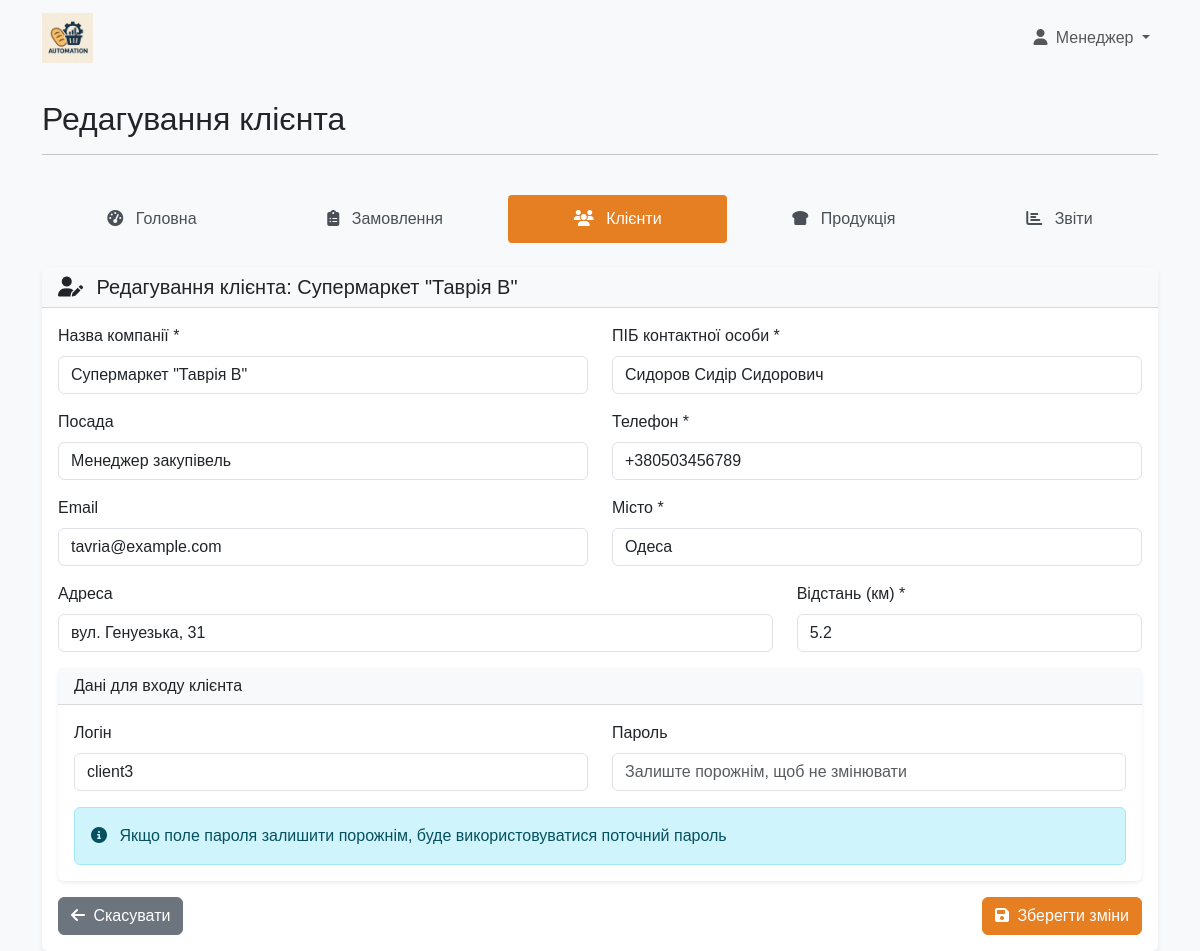
Screenshot of /modules/manager/client_edit.php?id=3 (signed in) with the database file from the repository.
### tables this page shows
CREATE TABLE IF NOT EXISTS `polzovateli` (
  `id` int(11) NOT NULL AUTO_INCREMENT,
  `login` varchar(50) NOT NULL,
  `password` varchar(255) NOT NULL,
  `name` varchar(100) DEFAULT NULL,
  PRIMARY KEY (`id`),
  UNIQUE KEY `login` (`login`)
);

CREATE TABLE IF NOT EXISTS `klientu` (
  `id` int(11) NOT NULL AUTO_INCREMENT,
  `name` varchar(100) NOT NULL,
  `fio` varchar(100) NOT NULL,
  `dolj` varchar(100) DEFAULT NULL,
  `tel` varchar(20) DEFAULT NULL,
  `mail` varchar(100) DEFAULT NULL,
  `city` varchar(100) DEFAULT NULL,
  `adres` varchar(255) DEFAULT NULL,
  `rast` float DEFAULT NULL,
  `login` varchar(50) DEFAULT NULL,
  `password` varchar(255) DEFAULT NULL,
  PRIMARY KEY (`id`)
);

### includes/auth.php (called while the page is built, shortened)
<?php
function isUserLoggedIn() {
    return isset($_SESSION['id']) && !empty($_SESSION['id']);
}
function getUserRole() {
    $userId = $_SESSION['id'];
    switch ($userId) {
        case 1:
            return 'manager';
    }
}
function getUserType() {
    return isset($_SESSION['user_type']) ? $_SESSION['user_type'] : null;
}

### modules/manager/client_edit.php (the view, shortened to what this page needs)
<?php
$pageTitle = 'Редагування клієнта';
require_once '../../includes/auth.php';
$connection = connectDatabase();
$clientId = isset($_GET['id']) ? intval($_GET['id']) : 0;
if ($clientId <= 0) {
    $error = 'Не вказано ID клієнта';
} else {
    $clientQuery = "SELECT * FROM klientu WHERE id = ?";
    $stmt = mysqli_prepare($connection, $clientQuery);
    mysqli_stmt_bind_param($stmt, "i", $clientId);
    mysqli_stmt_execute($stmt);
    $result = mysqli_stmt_get_result($stmt);
    if (mysqli_num_rows($result) == 0) {
        $error = 'Клієнт не знайдений';
    } else {
        $client = mysqli_fetch_assoc($result);
    }
}
include_once '../../includes/header.php';
?>
<div class="row mb-4">
    <div class="col-md-12">
        <nav class="nav main-menu nav-pills nav-fill">
            <a class="nav-link" href="dashboard.php">
                <i class="fas fa-tachometer-alt"></i> Головна
            </a>
            <a class="nav-link" href="orders.php">
                <i class="fas fa-clipboard-list"></i> Замовлення
            </a>
            <a class="nav-link active" href="clients.php">
                <i class="fas fa-users"></i> Клієнти
            </a>
            <a class="nav-link" href="products.php">
                <i class="fas fa-bread-slice"></i> Продукція
            </a>
            <a class="nav-link" href="reports.php">
                <i class="fas fa-chart-bar"></i> Звіти
            </a>
        </nav>
    </div>
</div>
<?php if (isset($client)): ?>
<div class="card">
    <div class="card-header">
        <h5 class="mb-0">
            <i class="fas fa-user-edit me-2"></i> Редагування клієнта: <?php echo htmlspecialchars($client['name']); ?>
        </h5>
    </div>
    <div class="card-body">
        <form action="" method="POST" class="needs-validation" novalidate>
            <div class="row mb-3">
                <div class="col-md-6">
                    <label for="name" class="form-label">Назва компанії *</label>
                    <input type="text" class="form-control" id="name" name="name" value="<?php echo htmlspecialchars($client['name']); ?>" required>
                </div>
                <div class="col-md-6">
                    <label for="fio" class="form-label">ПІБ контактної особи *</label>
                    <input type="text" class="form-control" id="fio" name="fio" value="<?php echo htmlspecialchars($client['fio']); ?>" required>
                </div>
            </div>
            <div class="row mb-3">
                <div class="col-md-6">
                    <label for="dolj" class="form-label">Посада</label>
                    <input type="text" class="form-control" id="dolj" name="dolj" value="<?php echo htmlspecialchars($client['dolj']); ?>">
                </div>
                <div class="col-md-6">
                    <label for="tel" class="form-label">Телефон *</label>
                    <input type="tel" class="form-control" id="tel" name="tel" value="<?php echo htmlspecialchars($client['tel']); ?>" placeholder="+38 (___) ___-__-__" required>
                </div>
            </div>
            <div class="row mb-3">
                <div class="col-md-6">
                    <label for="mail" class="form-label">Email</label>
                    <input type="email" class="form-control" id="mail" name="mail" value="<?php echo htmlspecialchars($client['mail']); ?>" placeholder="example@example.com">
                </div>
                <div class="col-md-6">
                    <label for="city" class="form-label">Місто *</label>
                    <input type="text" class="form-control" id="city" name="city" value="<?php echo htmlspecialchars($client['city']); ?>" required>
                </div>
            </div>
            <div class="row mb-3">
                <div class="col-md-8">
                    <label for="adres" class="form-label">Адреса</label>
                    <input type="text" class="form-control" id="adres" name="adres" value="<?php echo htmlspecialchars($client['adres']); ?>">
                </div>
                <div class="col-md-4">
                    <label for="rast" class="form-label">Відстань (км) *</label>
                    <input type="number" class="form-control" id="rast" name="rast" step="0.1" min="0.1" value="<?php echo $client['rast']; ?>" required>
                </div>
            </div>
            <div class="row mb-3">
                <div class="col-12">
                    <div class="card">
                        <div class="card-header">
                            <h6 class="mb-0">Дані для входу клієнта</h6>
                        </div>
                        <div class="card-body">
                            <div class="row">
                                <div class="col-md-6">
                                    <label for="login" class="form-label">Логін</label>
                                    <input type="text" class="form-control" id="login" name="login" value="<?php echo htmlspecialchars($client['login']); ?>">
                                </div>
                                <div class="col-md-6">
                                    <label for="password" class="form-label">Пароль</label>
                                    <input type="text" class="form-control" id="password" name="password" placeholder="Залиште порожнім, щоб не змінювати">
                                </div>
                            </div>
                            <div class="alert alert-info mt-3 mb-0">
                                <i class="fas fa-info-circle me-2"></i> Якщо поле пароля залишити порожнім, буде використовуватися поточний пароль
                            </div>
                        </div>
                    </div>
                </div>
            </div>
            <div class="d-flex justify-content-between">
                <a href="client_details.php?id=<?php echo $clientId; ?>" class="btn btn-secondary">
                    <i class="fas fa-arrow-left me-1"></i> Скасувати
                </a>
                <button type="submit" class="btn btn-primary">
                    <i class="fas fa-save me-1"></i> Зберегти зміни
                </button>
            </div>
        </form>
    </div>
</div>
<?php endif; ?>

### includes/header.php (shortened to what this page needs)
<?php
$pageTitle = $pageTitle ?? 'Система управління "Одеський Коровай"';
$currentUser = null;
$userType = getUserType();
if (isset($_SESSION['id'])) {
    $userId = $_SESSION['id'];
    if ($userType === 'client') {
        $userQuery = "SELECT * FROM klientu WHERE id = ?";
    } else {
        $userQuery = "SELECT * FROM polzovateli WHERE id = ?";
    }
    $stmt = mysqli_prepare($connection, $userQuery);
    mysqli_stmt_bind_param($stmt, "i", $userId);
    mysqli_stmt_execute($stmt);
    $userResult = mysqli_stmt_get_result($stmt);
    if (mysqli_num_rows($userResult) === 1) {
        $currentUser = mysqli_fetch_assoc($userResult);
    }
}
$userRole = getUserRole();
$dashboardUrl = '#';
if ($userType === 'client') {
    $dashboardUrl = '../../modules/client/dashboard.php';
} else {
    switch ($userRole) {
        case 'manager':
            $dashboardUrl = '../../modules/manager/dashboard.php';
            break;
    }
}
?>
<!DOCTYPE html>
<html lang="uk">
<head>
    <link rel="stylesheet" href="https://cdn.jsdelivr.net/npm/bootstrap@5.3.0/dist/css/bootstrap.min.css">
    <link rel="stylesheet" href="https://cdnjs.cloudflare.com/ajax/libs/font-awesome/6.4.0/css/all.min.css">
    <link rel="stylesheet" href="../../assets/css/styles.css">
</head>
<body>
    <nav class="navbar navbar-expand-lg navbar-light bg-light mb-4">
        <div class="container">
            <a class="navbar-brand" href="<?php echo $dashboardUrl; ?>">
                <img src="../../assets/img/logo.png" alt="ТОВ Одеський Коровай" class="logo">
            </a>
            <div class="collapse navbar-collapse" id="navbarNav">
                <ul class="navbar-nav ms-auto">
                    <?php if ($userRole): ?>
                        <li class="nav-item dropdown">
                            <a class="nav-link dropdown-toggle" href="#" id="navbarDropdown" role="button" data-bs-toggle="dropdown" aria-expanded="false">
                                <i class="fas fa-user me-1"></i>
                                <?php
                                if ($currentUser) {
                                    if ($userType === 'client') {
                                        echo htmlspecialchars($currentUser['name']);
                                    } else {
                                        echo htmlspecialchars($currentUser['name']);
                                    }
                                } else {
                                    echo 'Користувач';
                                }
                                ?>
                            </a>
                        </li>
                    <?php else: ?>
                        <li class="nav-item">
                            <a class="nav-link" href="../../index.php"><i class="fas fa-sign-in-alt me-1"></i> Увійти</a>
                        </li>
                    <?php endif; ?>
                </ul>
            </div>
        </div>
    </nav>
    <div class="container">
        <div class="row mb-4">
            <div class="col-md-12">
                <h2><?php echo $pageTitle; ?></h2>
                <hr>
            </div>
        </div>

### assets/css/styles.css (style rules this page uses)
body { background-color: #f8f9fa; font-family: 'Arial', sans-serif; }
.logo { height: 50px; width: auto; }
.main-menu .nav-link { color: #495057; font-weight: 500; padding: 0.75rem 1rem; border-radius: 0.25rem; transition: all 0.3s ease; }
.main-menu .nav-link.active { background-color: #e67e22; color: white; }
.main-menu .nav-link i { margin-right: 0.5rem; }
.card { transition: all 0.3s ease; border: none; box-shadow: 0 0.125rem 0.25rem rgba(0, 0, 0, 0.075); }
.card-header { background-color: #f8f9fa; border-bottom: 1px solid rgba(0, 0, 0, 0.125); font-weight: bold; }
.btn-primary { background-color: #e67e22; border-color: #e67e22; }

### rows the page displays
polzovateli: name "Менеджер"
klientu: name "Супермаркет \"Таврія В\"", fio "Сидоров Сидір Сидорович", dolj "Менеджер закупівель", tel "+380503456789", mail "tavria@example.com", city "Одеса", adres "вул. Генуезька, 31", rast "5.2", login "client3"

### other values shown
$pageTitle "Редагування клієнта"
